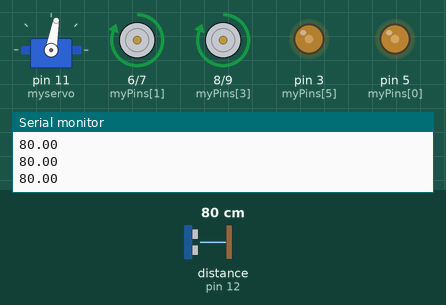
Recording of a sketch running on a simulated Arduino Uno, built with avr-gcc and run on an emulated ATmega328P. Parts: servo, motor-driver pin pairs drawn as motors (green arrow = first pin HIGH = forward, orange = second pin HIGH = backward, longer = more drive), output pins drawn as LEDs (lit = HIGH), the last lines printed to the serial monitor. Inputs (shaded band) come from the test bench; at power-on: distance to the obstacle (sensor on pin 12) 80 cm.

Above: at 1.2 s.
1.3 s: distance to the obstacle (sensor on pin 12) set to 21 cm
2.8 s: distance to the obstacle (sensor on pin 12) set to 17 cm
At 5.6 s:
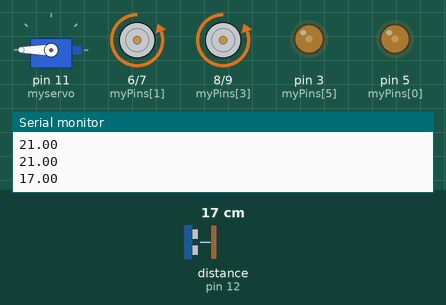
5.8 s: distance to the obstacle (sensor on pin 12) set to 35 cm
At 7.0 s:
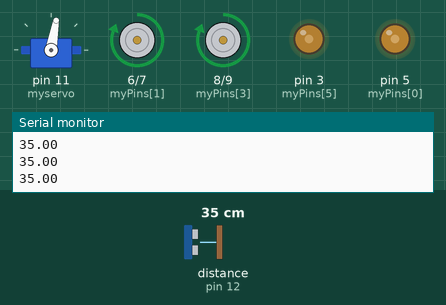
7.8 s: distance to the obstacle (sensor on pin 12) set to 2 cm
At 9.0 s:
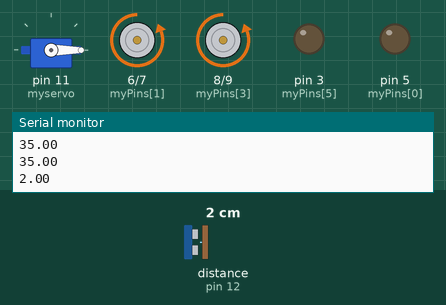
Timing chart, 0 to 11.8 s (numbered marks = the images above; inputs shaded):
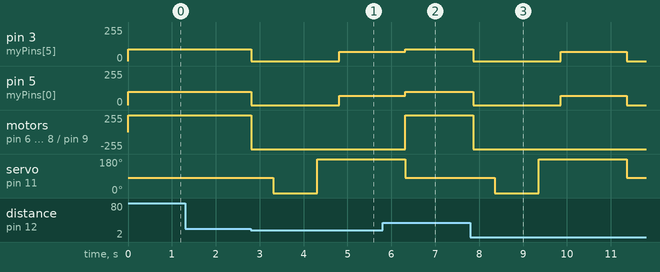

Measured:
- the behaviour switches between 20 and 19 cm on distance to the obstacle (sensor on pin 12) (found by bisection; images 0 and 1)
- after the input at 2.8 s, pin 3 (myPins[5]): 90/255 → 0/255 at once, → 70/255 2.0 s later; pin 5 (myPins[0]): 100/255 → 0/255 at once, → 70/255 2.0 s later
- after the input at 5.8 s, pin 3 (myPins[5]): 70/255 → 90/255 after 0.52 s; pin 5 (myPins[0]): 70/255 → 100/255 after 0.52 s; motor on pin 6 (myPins[1]) / pin 7 (myPins[2]), motor on pin 8 (myPins[3]) / pin 9 (myPins[4]): backward 255/255 → forward 255/255 after 0.52 s; servo on pin 11 (myservo): goes on until 6.3 s, then stays 80°
- after the input at 7.8 s, pin 3 (myPins[5]): 90/255 → 0/255 after 0.06 s, → 70/255 2.0 s later, → 0/255 1.5 s later; pin 5 (myPins[0]): 100/255 → 0/255 after 0.06 s, → 70/255 2.0 s later, → 0/255 1.5 s later

The sketch:

obstacleAvoiding.ino
```cpp
// Install Libaray HCRS04 by Martin Sosic from Manage Library

#include <HCSR04.h>
#include <Servo.h>

Servo myservo;
UltraSonicDistanceSensor distanceSensor(13, 12);
double myUltra = 0;
int myPins[6] = {5, 6, 7, 8, 9, 3};       // MOTOR PIN NUMBERS

void setup() {
  for (int i = 0; i < 6; i++) {
    pinMode(myPins[i], OUTPUT);
  }
  Serial.begin(9600);
  myservo.attach(11);
  myservo.write(80); // Center Position
}


void loop() {

  myUltra = distanceSensor.measureDistanceCm();
  Serial.println(myUltra);
  if (myUltra < 20 && myUltra != -1) {
    obstacleDetected();
  }
  else {
    moveRobot(100, 90);
    delay(100);
  }

}

void obstacleDetected() {
  moveRobot(0, 0); delay(500);
  myservo.write(0);
  delay(500);
  myUltra = distanceSensor.measureDistanceCm();
  if (myUltra > 20 || myUltra == -1) {
    moveRobot(-100, -100); delay(500);
    moveRobot(-70, 70); delay(500);
  }
  else {
    moveRobot(0, 0); delay(500);
    myservo.write(180);
    delay(500);
    myUltra = distanceSensor.measureDistanceCm();
    if (myUltra > 20 || myUltra == -1) {
      moveRobot(-100, -100); delay(500);
      moveRobot(70, -70); delay(500);

    }
    else {
      moveRobot(-70, -70);
      delay(500);
      moveRobot(-70, -70);
      delay(1000);
    }
  }
  myservo.write(80);
}


void moveRobot(int myLeftSpeed, int myRightSpeed)
{
  if (myLeftSpeed <= 0) {
    digitalWrite(myPins[1], 0);
    digitalWrite(myPins[2], 1);
  }
  else {
    digitalWrite(myPins[1], 1);
    digitalWrite(myPins[2], 0);
  }

  if (myRightSpeed <= 0) {
    digitalWrite(myPins[3], 0);
    digitalWrite(myPins[4], 1);
  }
  else {
    digitalWrite(myPins[3], 1);
    digitalWrite(myPins[4], 0);
  }

  analogWrite(myPins[0], abs(myLeftSpeed));
  analogWrite(myPins[5], abs(myRightSpeed));
}
```
